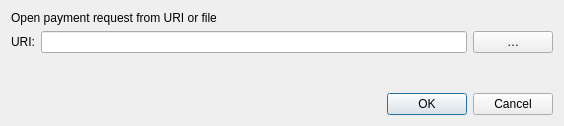
<?xml version="1.0" encoding="UTF-8"?>
<ui version="4.0">
 <class>OpenURIDialog</class>
 <widget class="QDialog" name="OpenURIDialog">
  <property name="geometry">
   <rect>
    <x>0</x>
    <y>0</y>
    <width>564</width>
    <height>126</height>
   </rect>
  </property>
  <property name="windowTitle">
   <string>Open URI</string>
  </property>
  <property name="styleSheet">
   <string notr="true">
QStatusBar {
background-color:#ffffff;
}

.QFrame {
background-color:transparent;
border:0px solid #fff;
}

QMenuBar {
background-color:#fff;
}

QMenuBar::item {
background-color:#fff;
}

QMenuBar::item:selected {
background-color:#f8f6f6;
}

QMenu {
background-color:#f8f6f6;
}

QMenu::item {
color:#333;
}

QMenu::item:selected {
background-color:#f2f0f0;
color:#333;
}

QToolBar {
background-color:#fff;
border:0px solid #000;
padding:0;
margin:0;
}

QToolBar &gt; QToolButton {
background-color:#fff;
border:0px solid #333;
min-height:2.5em;
min-width: 8em;
padding: 0em 1em;
/*font-weight:bold;*/
color:#333;
}

QToolBar &gt; QToolButton:checked {
background-color:#f57026;
color:#fff;
font-weight:bold;
}

QMessageBox {
background-color:#F8F6F6;
}

/*******************************************************/

QLabel { /* Base Text Size &amp; Color */
font-size:12px;
color:#333333;
}

.QCheckBox { /* Checkbox Labels */
color:#333333;
background-color:transparent;
}

.QCheckBox:hover {
background-color:transparent;
}

.QValidatedLineEdit, .QLineEdit { /* Text Entry Fields */
border: 1px solid #82C3E6;
font-size:11px;
min-height:25px;
outline:0;
padding:3px;
background-color:#fcfcfc;
}

.QLineEdit:!focus {
font-size:12px;
}

.QValidatedLineEdit:disabled, .QLineEdit:disabled {
background-color:#f2f2f2;
}

/*******************************************************/

QPushButton { /* Global Button Style */

background-color:#f57026;

border:1;

border-radius:3px;

color:#ffffff;

font-size:12px;

font-weight:bold;

height: 26px;

padding-left:25px;

padding-right:25px;

padding-top:5px;

padding-bottom:5px;

margin-right: 10px;

}



QPushButton:hover { /* Global Button Style hover */

background-color:#f57026;

border:1;

border-radius:3px;

color:#ffffff;

font-size:12px;

font-weight:bold;

height: 26px;

padding-left:25px;

padding-right:25px;

padding-top:5px;

padding-bottom:5px;

margin-right: 10px;

}

QPushButton:focus {
border:none;
outline:none;
}

QPushButton:pressed {
border:1px solid #333;
}

QComboBox { /* Dropdown Menus */
border:1px solid #82C3E6;
padding: 3px 5px 3px 5px;
background:#fcfcfc;
min-height:25px;
color:#818181;
}

QComboBox:checked {
background:#f2f2f2;
}

QComboBox:editable {
background: #f57026;
color:#616161;
border:0px solid transparent;
}

QComboBox::drop-down {
width:25px;
border:0px;
}

QComboBox::down-arrow {
border-image: url(':/images/light/drkblue_downArrow') 0 0 0 0 stretch stretch;
}

QComboBox QListView {
background:#fff;
border:1px solid #333;
padding-right:1px;
padding-left:1px;
}

QComboBox QAbstractItemView::item { margin:4px; }

QComboBox::item {
color:#818181;
}

QComboBox::item:alternate {
background:#fff;
}

QComboBox::item:selected {
border:0px solid transparent;
background:#f2f2f2;
}

QComboBox::indicator {
background-color:transparent;
selection-background-color:transparent;
color:transparent;
selection-color:transparent;
}

QAbstractSpinBox {
border:1px solid #82C3E6;
padding: 3px 5px 3px 5px;
background:#fcfcfc;
min-height:25px;
color:#818181;
}

QAbstractSpinBox::up-button {
subcontrol-origin: border;
subcontrol-position: top right;
width:21px;
background:#fcfcfc;
border-left:0px;
border-right:1px solid #82C3E6;
border-top:1px solid #82C3E6;
border-bottom:0px;
padding-right:1px;
padding-left:5px;
padding-top:2px;
}

QAbstractSpinBox::up-arrow {
image:url(':/images/light/drkblue_upArrow_small');
}

QAbstractSpinBox::down-button {
subcontrol-origin: border;
subcontrol-position: bottom right;
width:21px;
background:#fcfcfc;
border-top:0px;
border-left:0px;
border-right:1px solid #82C3E6;
border-bottom:1px solid #82C3E6;
padding-right:1px;
padding-left:5px;
padding-bottom:2px;
}

QAbstractSpinBox::down-arrow {
image:url(':/images/light/drkblue_downArrow_small');
}

QCheckBox {
spacing: 5px;
}

QCheckBox::indicator {
width: 16px;
height: 16px;
}



/*******************************************************/

QHeaderView { /* Table Header */
background-color:transparent;
}

QHeaderView::section { /* Table Header Sections */
qproperty-alignment:center;
background-color:#f57026;
color:#fff;
min-height:25px;
font-weight:bold;
font-size:14px;
outline:0;
border:0px solid #fff;
border-right:1px solid #fff;
padding-left:5px;
padding-right:5px;
padding-top:2px;
padding-bottom:2px;
}

QHeaderView::section:last {
border-right: 0px solid #d7d7d7;
}

.QScrollArea {
background:transparent;
border:0px;
}

.QTableView { /* Table - has to be selected as a class otherwise it throws off QCalendarWidget */
background:transparent;
border:0px solid #fff;
}

QTableView::item { /* Table Item */
background-color:#fcfcfc;
font-size:12px;
}

QTableView::item:selected { /* Table Item Selected */
background-color:#f0f0f0;
color:#333;
}

QScrollBar { /* Scroll Bar */

}

QScrollBar:vertical { /* Vertical Scroll Bar Attributes */
border:0;
background:#ffffff;
width:18px;
margin: 18px 0px 18px 0px;
}

QScrollBar:horizontal { /* Horizontal Scroll Bar Attributes */
border:0;
background:#ffffff;
height:18px;
margin: 0px 18px 0px 18px;
}


QScrollBar::handle:vertical { /* Scroll Bar Slider - vertical */
background:#e0e0e0;
min-height:10px;
}

QScrollBar::handle:horizontal { /* Scroll Bar Slider - horizontal */
background:#e0e0e0;
min-width:10px;
}

QScrollBar::add-page, QScrollBar::sub-page { /* Scroll Bar Background */
background:#F8F6F6;
}

QScrollBar::add-line:vertical, QScrollBar::sub-line:vertical, QScrollBar::add-line:horizontal, QScrollBar::sub-line:horizontal { /* Define Arrow Button Dimensions */
background-color:#F8F6F6;
border: 1px solid #f2f0f0;
width:16px;
height:16px;
}

QScrollBar::add-line:vertical:pressed, QScrollBar::sub-line:vertical:pressed, QScrollBar::add-line:horizontal:pressed, QScrollBar::sub-line:horizontal:pressed {
background-color:#e0e0e0;
}

QScrollBar::sub-line:vertical { /* Vertical - top button position */
subcontrol-position:top;
subcontrol-origin: margin;
}

QScrollBar::add-line:vertical { /* Vertical - bottom button position */
subcontrol-position:bottom;
subcontrol-origin: margin;
}

QScrollBar::sub-line:horizontal { /* Vertical - left button position */
subcontrol-position:left;
subcontrol-origin: margin;
}

QScrollBar::add-line:horizontal { /* Vertical - right button position */
subcontrol-position:right;
subcontrol-origin: margin;
}

QScrollBar:up-arrow, QScrollBar:down-arrow, QScrollBar:left-arrow, QScrollBar:right-arrow { /* Arrows Icon */
width:10px;
height:10px;
}

QScrollBar:up-arrow {
background-image: url(':/images/light/drkblue_upArrow_small');
}

QScrollBar:down-arrow {
background-image: url(':/images/light/drkblue_downArrow_small');
}

QScrollBar:left-arrow {
background-image: url(':/images/light/drkblue_leftArrow_small');
}

QScrollBar:right-arrow {
background-image: url(':/images/light/drkblue_rightArrow_small');
}


/*******************************************************/

/* DIALOG BOXES */

QDialog .QTabWidget {
border-bottom:1px solid #333;
}

QDialog .QTabWidget::pane {
border: 1px solid #d7d7d7;
}

QDialog .QTabWidget QTabBar::tab {
background-color:#f2f0f0;
color:#333;
padding-left:10px;
padding-right:10px;
padding-top:5px;
padding-bottom:5px;
border-top: 1px solid #d7d7d7;
}

QDialog .QTabWidget QTabBar::tab:first {
border-left: 1px solid #d7d7d7;
}

QDialog .QTabWidget QTabBar::tab:last {
border-right: 1px solid #d7d7d7;
}

QDialog .QTabWidget QTabBar::tab:selected, QDialog .QTabWidget QTabBar::tab:hover {
background-color:#ffffff;
color:#333;
}

QDialog .QTabWidget .QWidget {
background-color:#fff;
color:#333;
}

QDialog .QTabWidget .QWidget QAbstractSpinBox {
min-height:15px;
}

QDialog .QTabWidget .QWidget QAbstractSpinBox::down-button {
width:15px;
}

QDialog .QTabWidget .QWidget QAbstractSpinBox::up-button {
width:15px;
}

QDialog .QTabWidget .QWidget QComboBox {
min-height:15px;
}

QDialog QWidget { /* Remove Annoying Focus Rectangle */
outline: 0;
}

/*******************************************************/
/* FILE MENU */

/* Dialog: Open URI */
QDialog#OpenURIDialog {
background-color:#F8F6F6;
}

QDialog#OpenURIDialog QLabel#label { /* URI Label */
font-weight:bold;
}

QDialog#OpenURIDialog QPushButton#selectFileButton { /* ... Button */
background-color:qlineargradient(x1: 0, y1: 0, x2: 0, y2: 1, stop: .01 #f6f6f6, stop: .1 rgba(250, 250, 250, 128), stop: .95 rgba(250, 250, 250, 255), stop: 1 #ebebeb);
border:1px solid #d2d2d2;
color:#616161;
padding-left:10px;
padding-right:10px;
}

QDialog#OpenURIDialog QPushButton#selectFileButton:hover {
background-color:qlineargradient(x1: 0, y1: 0, x2: 0, y2: 1, stop: .01 #f6f6f6, stop: .1 rgba(240, 240, 240, 255), stop: .95 rgba(240, 240, 240, 255), stop: 1 #ebebeb);
color:#333;
}

QDialog#OpenURIDialog QPushButton#selectFileButton:pressed {
border:1px solid #9e9e9e;
}

/* Dialog: Sign / Verify Message */
QDialog#SignVerifyMessageDialog {
background-color:#F8F6F6;
}

QDialog#SignVerifyMessageDialog QPushButton#addressBookButton_SM { /* Address Book Button */
background-color:transparent;
padding-left:10px;
padding-right:10px;
}

QDialog#SignVerifyMessageDialog QPlainTextEdit { /* Message Signing Text */
border:1px solid #82C3E6;
background-color:#fff;
}

QDialog#SignVerifyMessageDialog QPushButton#pasteButton_SM { /* Paste Button */
/* qproperty-icon: url(&quot;:/icons/light/drkblue_editpaste&quot;); */
background-color:transparent;
padding-left:15px;
}

QDialog#SignVerifyMessageDialog QLineEdit:!focus { /* Font Hack */
font-size:10px;
}

QDialog#SignVerifyMessageDialog QPushButton#copySignatureButton_SM { /* Copy Button */
/* qproperty-icon: url(&quot;:/icons/light/drkblue_editcopy&quot;); */
background-color:transparent;
padding-left:10px;
padding-right:10px;
}

QDialog#SignVerifyMessageDialog QPushButton#clearButton_SM { /* Clear Button */
background-color:qlineargradient(x1: 0, y1: 0, x2: 0, y2: 1, stop: .01 #f6f6f6, stop: .1 rgba(250, 250, 250, 128), stop: .95 rgba(250, 250, 250, 255), stop: 1 #ebebeb);
border:1px solid #d2d2d2;
color:#616161;
padding-left:10px;
padding-right:10px;
}

QDialog#SignVerifyMessageDialog QPushButton#clearButton_SM:hover {
background-color:qlineargradient(x1: 0, y1: 0, x2: 0, y2: 1, stop: .01 #f6f6f6, stop: .1 rgba(240, 240, 240, 255), stop: .95 rgba(240, 240, 240, 255), stop: 1 #ebebeb);
color:#333;
}

QDialog#SignVerifyMessageDialog QPushButton#clearButton_SM:pressed {
border:1px solid #9e9e9e;
}

QDialog#SignVerifyMessageDialog QPushButton#addressBookButton_VM { /* Verify Message - Address Book Button */
background-color:transparent;
border:0;
padding-left:10px;
padding-right:10px;
}

QDialog#SignVerifyMessageDialog QPushButton#clearButton_VM { /* Verify Message - Clear Button */
background-color:qlineargradient(x1: 0, y1: 0, x2: 0, y2: 1, stop: .01 #f6f6f6, stop: .1 rgba(250, 250, 250, 128), stop: .95 rgba(250, 250, 250, 255), stop: 1 #ebebeb);
border:1px solid #d2d2d2;
color:#616161;
padding-left:10px;
padding-right:10px;
}

QDialog#SignVerifyMessageDialog QPushButton#clearButton_VM:hover {
background-color:qlineargradient(x1: 0, y1: 0, x2: 0, y2: 1, stop: .01 #f6f6f6, stop: .1 rgba(240, 240, 240, 255), stop: .95 rgba(240, 240, 240, 255), stop: 1 #ebebeb);
color:#333;
}

QDialog#SignVerifyMessageDialog QPushButton#clearButton_VM:pressed {
border:1px solid #9e9e9e;
}

/* Dialog: Send and Receive */
QWidget#AddressBookPage {
background-color:#F8F6F6;
}

QWidget#AddressBookPage QPushButton#newAddress { /* New Address Button */
background-color:qlineargradient(x1: 0, y1: 0, x2: 0, y2: 1, stop: .01 #f6f6f6, stop: .1 rgba(250, 250, 250, 128), stop: .95 rgba(250, 250, 250, 255), stop: 1 #ebebeb);
border:1px solid #d2d2d2;
color:#616161;
padding-left:10px;
padding-right:10px;
}

QWidget#AddressBookPage QPushButton#newAddress:hover {
background-color:qlineargradient(x1: 0, y1: 0, x2: 0, y2: 1, stop: .01 #f6f6f6, stop: .1 rgba(240, 240, 240, 255), stop: .95 rgba(240, 240, 240, 255), stop: 1 #ebebeb);
color:#333;
}

QWidget#AddressBookPage QPushButton#newAddress:pressed {
border:1px solid #9e9e9e;
}

QWidget#AddressBookPage QPushButton#copyAddress { /* Copy Address Button */
background-color:qlineargradient(x1: 0, y1: 0, x2: 0, y2: 1, stop: .01 #f6f6f6, stop: .1 rgba(250, 250, 250, 128), stop: .95 rgba(250, 250, 250, 255), stop: 1 #ebebeb);
border:1px solid #d2d2d2;
color:#616161;
padding-left:10px;
padding-right:10px;
}

QWidget#AddressBookPage QPushButton#copyAddress:hover {
background-color:qlineargradient(x1: 0, y1: 0, x2: 0, y2: 1, stop: .01 #f6f6f6, stop: .1 rgba(240, 240, 240, 255), stop: .95 rgba(240, 240, 240, 255), stop: 1 #ebebeb);
color:#333;
}

QWidget#AddressBookPage QPushButton#copyAddress:pressed {
border:1px solid #9e9e9e;
}

QWidget#AddressBookPage QPushButton#deleteAddress { /* Delete Address Button */
background-color:qlineargradient(x1: 0, y1: 0, x2: 0, y2: 1, stop: .01 #f6f6f6, stop: .1 rgba(250, 250, 250, 128), stop: .95 rgba(250, 250, 250, 255), stop: 1 #ebebeb);
border:1px solid #d2d2d2;
color:#616161;
padding-left:10px;
padding-right:10px;
}

QWidget#AddressBookPage QPushButton#deleteAddress:hover {
background-color:qlineargradient(x1: 0, y1: 0, x2: 0, y2: 1, stop: .01 #f6f6f6, stop: .1 rgba(240, 240, 240, 255), stop: .95 rgba(240, 240, 240, 255), stop: 1 #ebebeb);
color:#333;
}

QWidget#AddressBookPage QPushButton#deleteAddress:pressed {
border:1px solid #9e9e9e;
}

QWidget#AddressBookPage QTableView { /* Address Listing */
font-size:12px;
}

QWidget#AddressBookPage QHeaderView::section { /* Min width for Windows fix */
min-width:260px;
}

/* SETTINGS MENU */

/* Encrypt Wallet and Change Passphrase Dialog */
QDialog#AskPassphraseDialog {
background-color:#F8F6F6;
}

QDialog#AskPassphraseDialog QLabel#passLabel1, QDialog#AskPassphraseDialog QLabel#passLabel2, QDialog#AskPassphraseDialog QLabel#passLabel3 {
qproperty-alignment: 'AlignVCenter | AlignRight';
min-width:170px;
min-height:33px; /* base width of 25px for QLineEdit, plus padding and border */
}

/* Options Dialog */
QDialog#OptionsDialog {
background-color:#F8F6F6;
}

QDialog#OptionsDialog QValueComboBox, QDialog#OptionsDialog QSpinBox {
margin-top:5px;
margin-bottom:5px;
}

QDialog#OptionsDialog QValidatedLineEdit, QDialog#OptionsDialog QValidatedLineEdit:disabled, QDialog#OptionsDialog QLineEdit, QDialog#OptionsDialog QLineEdit:disabled {
qproperty-alignment: 'AlignVCenter | AlignLeft';
min-height:20px;
margin-top:0px;
margin-bottom:0px;
padding-top:1px;
padding-bottom:1px;
}

QDialog#OptionsDialog &gt; QLabel {
qproperty-alignment: 'AlignVCenter';
min-height:20px;
}

QDialog#OptionsDialog QWidget#tabDisplay QValueComboBox {
margin-top:0px;
margin-bottom:0px;
}

QDialog#OptionsDialog QLabel#label_3 { /* Translations Missing? Label */
qproperty-alignment: 'AlignVCenter | AlignCenter';
color:#818181;
padding-bottom:8px;
}

QDialog#OptionsDialog QCheckBox {
min-height:20px;
}

QDialog#OptionsDialog QCheckBox#displayAddresses {
min-height:33px;

}

/* TOOLS MENU */

QDialog#RPCConsole { /* RPC Console Dialog Box */
background-color:#F8F6F6;
}

QDialog#RPCConsole QWidget#tab_info QLabel#label_11, QDialog#RPCConsole QWidget#tab_info QLabel#label_10 { /* Margin between Network and Block Chain headers */
qproperty-alignment: 'AlignBottom';
min-height:25px;
min-width:180px;
}

QDialog#RPCConsole QWidget#tab_peers  QLabel#peerHeading { /* Peers Info Header */
color:#f57026;
}

QDialog#RPCConsole QPushButton#openDebugLogfileButton {
max-width:60px;
}

QDialog#RPCConsole QTextEdit#messagesWidget { /* Console Messages Window */
border:0;
}

QDialog#RPCConsole QLineEdit#lineEdit { /* Console Input */
margin-right:5px;
}

QDialog#RPCConsole QPushButton#clearButton { /* Console Clear Button */
background-color:transparent;
padding-left:10px;
padding-right:10px;
}

QDialog#RPCConsole .QGroupBox #line { /* Network In Line */
background-color:#00ff00;
}

QDialog#RPCConsole .QGroupBox #line_2 { /* Network Out Line */
background:#ff0000;
}

/* HELP MENU */

/* Command Line Options Dialog */
QDialog#HelpMessageDialog {
background-color:#F8F6F6;
}

QDialog#HelpMessageDialog QScrollArea * {
background-color:#ffffff;
}

QDialog#HelpMessageDialog QScrollBar:vertical, QDialog#HelpMessageDialog QScrollBar:horizontal {
border:0;
}

/* About Proton Dialog */
QDialog#AboutDialog {
background-color:#F8F6F6;
}

QDialog#AboutDialog QLabel#label, QDialog#AboutDialog QLabel#copyrightLabel, QDialog#AboutDialog QLabel#label_2 { /* About Proton Contents */
margin-left:10px;
}

QDialog#AboutDialog QLabel#label_2 { /* Margin for About Proton text */
margin-right:10px;
}

/* Edit Address Dialog */
QDialog#EditAddressDialog {
background-color:#F8F6F6;
}

QDialog#EditAddressDialog QLabel {
qproperty-alignment: 'AlignVCenter | AlignRight';
min-height:27px;
font-weight:normal;
padding-right:5px;
}

/* OVERVIEW SCREEN */

QWidget .QFrame#frame { /* Wallet Balance */
min-width:490px;
}

QWidget .QFrame#frame &gt; .QLabel {
min-width:190px;
font-weight:normal;
min-height:30px;
}

QWidget .QFrame#frame .QLabel#label_5 { /* Wallet Label */
qproperty-alignment: 'AlignVCenter | AlignRight';
min-width:160px;
background-color:transparent;
color:#f4f4f5;
margin-right:5px;
padding-right:5px;
}

QWidget .QFrame#frame .QLabel#labelWalletStatus { /* Wallet Sync Status */
qproperty-alignment: 'AlignVCenter | AlignLeft';
margin-left:3px;
}

QWidget .QFrame#frame .QLabel#labelSpendable { /* Spendable Header */
qproperty-alignment: 'AlignVCenter | AlignLeft';
font-size:12px;
margin-left:18px;
}

QWidget .QFrame#frame .QLabel#labelWatchonly { /* Watch-only Header */
qproperty-alignment: 'AlignVCenter | AlignLeft';
font-size:12px;
margin-left:16px;
}

QWidget .QFrame#frame .QLabel#labelBalanceText { /* Available Balance Label */
qproperty-alignment: 'AlignVCenter | AlignRight';
min-width:160px;
background-color:#f57026;
color:#ffffff;
margin-right:5px;
padding-right:5px;
font-size:14px;
font-weight: bold;
min-height:35px;
}

QWidget .QFrame#frame .QLabel#labelBalance { /* Available Balance */
qproperty-alignment: 'AlignVCenter | AlignLeft';
font-size:16px;
color:#f57026;
margin-left:0px;
    font-weight: bold;
}

QWidget .QFrame#frame .QLabel#labelWatchAvailable { /* Watch-only Balance */
qproperty-alignment: 'AlignVCenter | AlignLeft';
font-size:12px;
margin-left:16px;
}

QWidget .QFrame#frame .QLabel#labelPendingText { /* Pending Balance Label */
qproperty-alignment: 'AlignVCenter | AlignRight';
min-width:160px;
font-size:14px;
font-Weight:bold;
background-color:#F8F6F6;
margin-right:5px;
padding-right:5px;
}

QWidget .QFrame#frame .QLabel#labelUnconfirmed { /* Pending Balance */
qproperty-alignment: 'AlignVCenter | AlignLeft';
font-size:14px;
font-weight:bold;
margin-left:0px;
}

QWidget .QFrame#frame .QLabel#labelWatchPending { /* Watch-only Pending Balance */
qproperty-alignment: 'AlignVCenter | AlignLeft';
font-size:12px;
margin-left:16px;
}

QWidget .QFrame#frame .QLabel#labelImmatureText { /* Immature Balance Label */
qproperty-alignment: 'AlignVCenter | AlignRight';
min-width:160px;
font-size:14px;
font-weight:bold;
background-color:#F8F6F6;
margin-right:5px;
padding-right:5px;
}

QWidget .QFrame#frame .QLabel#labelImmature { /* Immature Balance */
qproperty-alignment: 'AlignVCenter | AlignLeft';
font-size:14px;
font-weight:bold;
margin-left:0px;
}

QWidget .QFrame#frame .QLabel#labelWatchImmature { /* Watch-only Immature Balance */
qproperty-alignment: 'AlignVCenter | AlignLeft';
font-size:12px;
margin-left:16px;
}

QWidget .QFrame#frame .QLabel#labelTotalText { /* Total Balance Label */
qproperty-alignment: 'AlignVCenter | AlignRight';
min-width:160px;
font-size:14px;
font-weight:bold;
background-color:#F8F6F6;
margin-right:5px;
padding-right:5px;
}

QWidget .QFrame#frame .QLabel#labelTotal { /* Total Balance */
qproperty-alignment: 'AlignVCenter | AlignLeft';
font-size:14px;
font-weight:bold;
margin-left:0px;
}

QWidget .QFrame#frame .QLabel#labelWatchTotal { /* Watch-only Total Balance */
qproperty-alignment: 'AlignVCenter | AlignLeft';
font-size:12px;
margin-left:16px;
}

/* PRIVATESEND WIDGET */

QWidget .QFrame#framePrivateSend { /* PrivateSend Widget */
background-color:transparent;
max-width: 451px;
min-width: 451px;
max-height: 350px;
}

QWidget .QFrame#framePrivateSend .QWidget#layoutWidgetPrivateSendHeader { /* PrivateSend Header */
max-width: 421px;
min-width: 421px;
}

QWidget .QFrame#framePrivateSend .QLabel#labelPrivateSendHeader { /* PrivateSend Header */
qproperty-alignment: 'AlignVCenter | AlignCenter';
max-width: 421px;
min-width: 421px;
background-color:#f57026;
color:#fff;
margin-right: 5px;
padding-right: 5px;
font-weight:bold;
font-size:14px;
min-height:35px;
max-height:35px;
}
/******************************************************************/
QWidget .QFrame#framePrivateSend .QLabel#labelPrivateSendSyncStatus { /* PrivateSend Sync Status */
qproperty-alignment: 'AlignVCenter | AlignLeft';
margin-left:2px;
padding-right:5px;
}

QWidget .QFrame#framePrivateSend #privateSendFormLayoutWidget {
max-width: 451px;
max-height: 175px;
}

QWidget .QFrame#framePrivateSend #privateSendFormLayoutWidget &gt; .QLabel {
min-width:175px;
font-weight:normal;
min-height:25px;
}

QWidget .QFrame#framePrivateSend #privateSendFormLayoutWidget .QLabel#labelPrivateSendEnabledText { /* PrivateSend Enabled Status Label */
qproperty-alignment: 'AlignVCenter | AlignRight';
min-width:160px;
background-color:#F8F6F6;
margin-right:5px;
padding-right:5px;
}

QWidget .QFrame#framePrivateSend #privateSendFormLayoutWidget .QLabel#labelPrivateSendEnabled { /* PrivateSend Enabled Status */

}

QWidget .QFrame#framePrivateSend #privateSendFormLayoutWidget .QLabel#labelCompletitionText { /* PrivateSend Completion Label */
qproperty-alignment: 'AlignVCenter | AlignRight';
min-width:160px;
background-color:#F8F6F6;
margin-right:5px;
padding-right:5px;

}

QWidget .QFrame#framePrivateSend #privateSendFormLayoutWidget .QProgressBar#privateSendProgress { /* PrivateSend Completion */
border: 1px solid #818181;
border-radius: 1px;
margin-right:43px;
text-align: right;
color:#818181;
}

QWidget .QFrame#framePrivateSend #privateSendFormLayoutWidget .QProgressBar#privateSendProgress::chunk {
background-color: #f57026;
width:1px;
}

QWidget .QFrame#framePrivateSend #privateSendFormLayoutWidget .QLabel#labelAnonymizedText { /* PrivateSend Balance Label */
qproperty-alignment: 'AlignVCenter | AlignRight';
min-width:160px;
background-color:#F8F6F6;
margin-right:5px;
padding-right:5px;
}

QWidget .QFrame#framePrivateSend #privateSendFormLayoutWidget .QLabel#labelAnonymized { /* PrivateSend Balance */

}

QWidget .QFrame#framePrivateSend #privateSendFormLayoutWidget .QLabel#labelAmountAndRoundsText { /* PrivateSend Amount and Rounds Label */
qproperty-alignment: 'AlignVCenter | AlignRight';
min-width:160px;
background-color:#F8F6F6;
margin-right:5px;
padding-right:5px;
}

QWidget .QFrame#framePrivateSend #privateSendFormLayoutWidget .QLabel#labelAmountRounds { /* PrivateSend Amount and Rounds */

}

QWidget .QFrame#framePrivateSend #privateSendFormLayoutWidget .QLabel#labelSubmittedDenomText { /* PrivateSend Submitted Denom Label */
qproperty-alignment: 'AlignVCenter | AlignRight';
min-width:160px;
background-color:#F8F6F6;
margin-right:5px;
padding-right:5px;
}

QWidget .QFrame#framePrivateSend #privateSendFormLayoutWidget .QLabel#labelSubmittedDenom { /* PrivateSend Submitted Denom */

}

QWidget .QFrame#framePrivateSend .QWidget#layoutWidgetLastMessageAndButtons {
max-width: 451px;
}

QWidget .QFrame#framePrivateSend .QLabel#labelPrivateSendLastMessage { /* PrivateSend Status Notifications */
qproperty-alignment: 'AlignVCenter | AlignCenter';
min-width: 288px;
min-height: 43px;
font-size:11px;
color:#818181;
}

/* PRIVATESEND BUTTONS */

QWidget .QFrame#framePrivateSend .QPushButton { /* PrivateSend Buttons - General Attributes */
border:0px solid #ffffff;
}

QWidget .QFrame#framePrivateSend QPushButton:focus {
border:none;
outline:none;
}

QWidget .QFrame#framePrivateSend .QPushButton#togglePrivateSend { /* Start PrivateSend Mixing */
min-height: 40px;
font-size:15px;
font-weight:normal;
color:#ffffff;
padding-left:10px;
padding-right:10px;
padding-top:5px;
padding-bottom:6px;
}

QWidget .QFrame#framePrivateSend .QPushButton#togglePrivateSend:hover {

}

QWidget .QFrame#framePrivateSend .QPushButton#privateSendAuto { /* Try Mix Button */
background-color:qlineargradient(x1: 0, y1: 0, x2: 0, y2: 1, stop: .01 #f6f6f6, stop: .1 rgba(250, 250, 250, 128), stop: .95 rgba(250, 250, 250, 255), stop: 1 #ebebeb);
border:1px solid #d2d2d2;
color:#616161;
min-height:25px;
font-size:9px;
padding:0px;
}

QWidget .QFrame#framePrivateSend .QPushButton#privateSendAuto:hover {
background-color:qlineargradient(x1: 0, y1: 0, x2: 0, y2: 1, stop: .01 #f6f6f6, stop: .1 rgba(240, 240, 240, 255), stop: .95 rgba(240, 240, 240, 255), stop: 1 #ebebeb);
color:#333;
}

QWidget .QFrame#framePrivateSend .QPushButton#privateSendAuto:pressed {
border:1px solid #9e9e9e;
}

QWidget .QFrame#framePrivateSend .QPushButton#privateSendReset { /* Reset Button */
background-color:qlineargradient(x1: 0, y1: 0, x2: 0, y2: 1, stop: .01 #f6f6f6, stop: .1 rgba(250, 250, 250, 128), stop: .95 rgba(250, 250, 250, 255), stop: 1 #ebebeb);
border:1px solid #d2d2d2;
color:#616161;
min-height:25px;
font-size:9px;
padding:0px;
}

QWidget .QFrame#framePrivateSend .QPushButton#privateSendReset:hover {
background-color:qlineargradient(x1: 0, y1: 0, x2: 0, y2: 1, stop: .01 #f6f6f6, stop: .1 rgba(240, 240, 240, 255), stop: .95 rgba(240, 240, 240, 255), stop: 1 #ebebeb);
color:#333;
}

QWidget .QFrame#framePrivateSend .QPushButton#privateSendReset:pressed {
border:1px solid #9e9e9e;
}

QWidget .QFrame#framePrivateSend .QPushButton#privateSendInfo { /* Info Button */
background-color:qlineargradient(x1: 0, y1: 0, x2: 0, y2: 1, stop: .01 #f6f6f6, stop: .1 rgba(250, 250, 250, 128), stop: .95 rgba(250, 250, 250, 255), stop: 1 #ebebeb);
border:1px solid #d2d2d2;
color:#616161;
min-height:25px;
font-size:9px;
padding:0px;
}

QWidget .QFrame#framePrivateSend .QPushButton#privateSendInfo:hover {
background-color:qlineargradient(x1: 0, y1: 0, x2: 0, y2: 1, stop: .01 #f6f6f6, stop: .1 rgba(240, 240, 240, 255), stop: .95 rgba(240, 240, 240, 255), stop: 1 #ebebeb);
color:#333;
}

QWidget .QFrame#framePrivateSend .QPushButton#privateSendInfo:pressed {
border:1px solid #9e9e9e;
}

/* RECENT TRANSACTIONS */

QWidget .QFrame#frame_2 { /* Transactions Widget */
min-width:410px;
margin-right:20px;
margin-left:0;
margin-top:15px;
background-repeat:none;
}

QWidget .QFrame#frame_2 .QLabel#label_4 { /* Recent Transactions Label */
min-width:180px;
color:#999;
margin-left:0px;
margin-top:30px;
margin-right:5px;
padding-right:5px;
font-weight:normal;
font-size:18px;
font-weight:bold;
min-height:24px;
}

QWidget .QFrame#frame_2 .QLabel#labelTransactionsStatus { /* Recent Transactions Sync Status */
qproperty-alignment: 'AlignBottom | AlignRight';
min-width:93px;
margin-top:83px;
margin-left:16px;
margin-right:5px;
min-height:16px;
}

QWidget .QFrame#frame_2 QListView { /* UOU Transaction List */
font-weight:normal;
font-size:14px;
max-width:500px;
margin-top:12px;
margin-left:0px; /* CSS Voodoo - set to -66px to hide default transaction icons */
}

/* SEND DIALOG */

QDialog#SendCoinsDialog .QFrame#frameCoinControl { /* Coin Control Section */

}

QDialog#SendCoinsDialog .QFrame#frameCoinControl &gt; .QLabel { /* Default Font Color and  Size */
font-weight:normal;
color: #999;
}

QDialog#SendCoinsDialog .QFrame#frameCoinControl .QPushButton#pushButtonCoinControl { /* Coin Control Inputs Button */
padding-left:10px;
padding-right:10px;
min-height:25px;
}

QDialog#SendCoinsDialog .QFrame#frameCoinControl .QLabel#labelCoinControlFeatures { /* Coin Control Header */
color:#999;
font-weight:normal;
font-size:14px;
}

QDialog#SendCoinsDialog .QFrame#frameCoinControl .QWidget#widgetCoinControl { /* Coin Control Inputs */
}

QDialog#SendCoinsDialog .QFrame#frameCoinControl .QWidget#widgetCoinControl &gt; .QLabel { /* Coin Control Inputs Labels */
padding:2px;
}

QDialog#SendCoinsDialog .QFrame#frameCoinControl .QCheckBox#checkBoxCoinControlChange { /* Custom Change Label */
}

QDialog#SendCoinsDialog .QFrame#frameCoinControl .QValidatedLineEdit#lineEditCoinControlChange { /* Custom Change Address */
}

QDialog#SendCoinsDialog .QFrame#frameCoinControl .QLabel#labelCoinControlChangeLabel { /* Custom Change Address Validation Label */
font-weight:normal;
qproperty-margin:-6;
margin-right:112px;
}

QDialog#SendCoinsDialog .QScrollArea#scrollArea .QWidget#scrollAreaWidgetContents { /* Send To Widget */
background:transparent;
}

QDialog#SendCoinsDialog .QPushButton#sendButton { /* Send Button */
padding-left:10px;
padding-right:10px;
}

QDialog#SendCoinsDialog .QPushButton#clearButton { /* Clear Button */
background-color:qlineargradient(x1: 0, y1: 0, x2: 0, y2: 1, stop: .01 #f6f6f6, stop: .1 rgba(250, 250, 250, 128), stop: .95 rgba(250, 250, 250, 255), stop: 1 #ebebeb);
border:1px solid #d2d2d2;
color:#616161;
padding-left:10px;
padding-right:10px;
}

QDialog#SendCoinsDialog .QPushButton#clearButton:hover {
background-color:qlineargradient(x1: 0, y1: 0, x2: 0, y2: 1, stop: .01 #f6f6f6, stop: .1 rgba(240, 240, 240, 255), stop: .95 rgba(240, 240, 240, 255), stop: 1 #ebebeb);
color:#333;
}

QDialog#SendCoinsDialog .QPushButton#clearButton:pressed {
border:1px solid #9e9e9e;
}

QDialog#SendCoinsDialog .QPushButton#addButton { /* Add Button */
background-color:qlineargradient(x1: 0, y1: 0, x2: 0, y2: 1, stop: .01 #f6f6f6, stop: .1 rgba(250, 250, 250, 128), stop: .95 rgba(250, 250, 250, 255), stop: 1 #ebebeb);
border:1px solid #d2d2d2;
color:#616161;
padding-left:10px;
padding-right:10px;
}

QDialog#SendCoinsDialog .QPushButton#addButton:hover {
background-color:qlineargradient(x1: 0, y1: 0, x2: 0, y2: 1, stop: .01 #f6f6f6, stop: .1 rgba(240, 240, 240, 255), stop: .95 rgba(240, 240, 240, 255), stop: 1 #ebebeb);
color:#333;
}

QDialog#SendCoinsDialog .QPushButton#addButton:pressed {
border:1px solid #9e9e9e;
}

QDialog#SendCoinsDialog .QCheckBox#checkUsePrivateSend { /* PrivateSend Checkbox */
color:#616161;
font-weight:bold;
background: qradialgradient(cx:0.5, cy:0.5, radius: 0.5, fx:0.5, fy:0.5, stop:0 rgba(248, 246, 246, 128), stop: 1 rgba(0, 0, 0, 0));
border-radius:5px;
padding-top:20px;
padding-bottom:18px;
}

QDialog#SendCoinsDialog .QCheckBox#checkUseInstantSend { /* InstantSend Checkbox */
color:#616161;
font-weight:bold;
background: qradialgradient(cx:0.5, cy:0.5, radius: 0.5, fx:0.5, fy:0.5, stop:0 rgba(248, 246, 246, 128), stop: 1 rgba(0, 0, 0, 0));
border-radius:5px;
padding-top:20px;
padding-bottom:18px;
margin-left:10px;
margin-right:20px;
}

/* This QLabel uses name = &quot;label&quot; which conflicts with Address Book -&gt; New Address */
/* To maximize backwards compatibility this formatting has been removed */

QDialog#SendCoinsDialog QLabel#label {
/*margin-left:20px;
margin-right:-2px;
padding-right:-2px;
color:#616161;
font-size:14px;
font-weight:bold;
border-radius:5px;
padding-top:20px;
padding-bottom:20px;*/
min-height:27px;
}

QDialog#SendCoinsDialog QLabel#labelBalance {
margin-left:0px;
padding-left:0px;
color:#333333;
/* font-weight:bold;
border-radius:5px;
padding-top:20px;
padding-bottom:20px; */
min-height:27px;
}

#checkboxSubtractFeeFromAmount {
padding-left:10px;
}


/* SEND COINS ENTRY */

QStackedWidget#SendCoinsEntry .QFrame#SendCoins &gt; .QLabel { /* Send Coin Entry Labels */
background-color:#F8F6F6;
min-width:102px;
font-weight:normal;
/*font-size:11px;*/
color:#333;
min-height:25px;
margin-right:5px;
padding-right:5px;
}

QStackedWidget#SendCoinsEntry .QFrame#SendCoins .QLabel#amountLabel {
color: #fff;
background-color:#999;
}

QStackedWidget#SendCoinsEntry .QValidatedLineEdit#payTo { /* Pay To Input Field */
}

QStackedWidget#SendCoinsEntry .QToolButton { /* General Settings for Pay To Icons */
padding-left:5px;
padding-right:5px;
border: 0;
outline: 0;
}

QStackedWidget#SendCoinsEntry .QToolButton#addressBookButton { /* Address Book Button */
padding-left:10px;
}

QStackedWidget#SendCoinsEntry .QToolButton#addressBookButton {
}

QStackedWidget#SendCoinsEntry .QToolButton#pasteButton {
}

QStackedWidget#SendCoinsEntry .QToolButton#deleteButton {
}

QStackedWidget#SendCoinsEntry .QLineEdit#addAsLabel { /* Pay To Input Field */
}

/* COIN CONTROL POPUP */

QDialog#CoinControlDialog { /* Coin Control Dialog Window */
background-color:#F8F6F6;
}

QDialog#CoinControlDialog .QLabel#labelCoinControlQuantityText { /* Coin Control Quantity Label */
min-height:30px;
padding-left:15px;
}

QDialog#CoinControlDialog .QLabel#labelCoinControlQuantity { /* Coin Control Quantity */
min-height:30px;
}

QDialog#CoinControlDialog .QLabel#labelCoinControlBytesText { /* Coin Control Bytes Label */
padding-left:15px;
}

QDialog#CoinControlDialog .QLabel#labelCoinControlBytes { /* Coin Control Bytes */
}

QDialog#CoinControlDialog .QLabel#labelCoinControlAmountText { /* Coin Control Amount Label */
min-height:30px;
padding-left:15px;
}

QDialog#CoinControlDialog .QLabel#labelCoinControlAmount { /* Coin Control Amount */
min-height:30px;
}

QDialog#CoinControlDialog .QLabel#labelCoinControlPriorityText { /* Coin Control Priority Label */
padding-left:15px;
}

QDialog#CoinControlDialog .QLabel#labelCoinControlPriority { /* Coin Control Priority */
}

QDialog#CoinControlDialog .QLabel#labelCoinControlFeeText { /* Coin Control Fee Label */
min-height:30px;
padding-left:15px;
}

QDialog#CoinControlDialog .QLabel#labelCoinControlFee { /* Coin Control Fee */
min-height:30px;
}

QDialog#CoinControlDialog .QLabel#labelCoinControlLowOutputText { /* Coin Control Low Output Label */
padding-left:15px;
}

QDialog#CoinControlDialog .QLabel#labelCoinControlLowOutput { /* Coin Control Low Output */
}

QDialog#CoinControlDialog .QLabel#labelCoinControlAfterFeeText { /* Coin Control After Fee Label */
min-height:30px;
padding-left:15px;
}

QDialog#CoinControlDialog .QLabel#labelCoinControlAfterFee { /* Coin Control After Fee */
min-height:30px;
}

QDialog#CoinControlDialog .QLabel#labelCoinControlChangeText { /* Coin Control Change Label */
padding-left:15px;
}

QDialog#CoinControlDialog .QLabel#labelCoinControlChange { /* Coin Control Change */

}

QDialog#CoinControlDialog .QFrame#frame .QPushButton#pushButtonSelectAll { /* (un)select all button */
padding-left:10px;
padding-right:10px;
min-height:25px;
}

QDialog#CoinControlDialog .QFrame#frame .QPushButton#pushButtonToggleLock { /* Toggle lock state button */
padding-left:10px;
padding-right:10px;
min-height:25px;
}

QDialog#CoinControlDialog .QDialogButtonBox#buttonBox QPushButton { /* Coin Control 'OK' button */
}

QDialog#CoinControlDialog .QFrame#frame .QRadioButton#radioTreeMode { /* Coin Control Tree Mode Selector */
color:#818181;
background-color:transparent;
}

QDialog#CoinControlDialog .QFrame#frame .QRadioButton#radioListMode { /* Coin Control List Mode Selector */
color:#818181;
background-color:transparent;
}

QDialog#CoinControlDialog QHeaderView::section:first { /* Bug Fix: the number &quot;1&quot; displays in this table for some reason... */
color:transparent;
}

QDialog#CoinControlDialog .CoinControlTreeWidget#treeWidget { /* Coin Control Widget Container */
outline:0;
background-color:#ffffff;
border:0px solid #818181;
}

QDialog#CoinControlDialog .CoinControlTreeWidget#treeWidget::item {
}

QDialog#CoinControlDialog .CoinControlTreeWidget#treeWidget::item:selected { /* Coin Control Item (selected) */
background-color:#f7f7f7;
color:#333;
}

QDialog#CoinControlDialog .CoinControlTreeWidget#treeWidget::item:checked { /* Coin Control Item (checked) */
background-color:#f7f7f7;
color:#333;
}

QDialog#CoinControlDialog .CoinControlTreeWidget#treeWidget::branch:selected { /* Coin Control Branch Icon */
background-image: url(':/images/light/drkblue_qtreeview_selected');
background-repeat:no-repeat;
background-position:center;
background-color:#f7f7f7;
color:#333;
}

QDialog#CoinControlDialog .CoinControlTreeWidget#treeWidget::branch:checked { /* Coin Control Branch Icon */
background-image: url(':/images/light/drkblue_qtreeview_selected');
background-repeat:no-repeat;
background-position:center;
background-color:#f7f7f7;
color:#333;
}

QDialog#CoinControlDialog .CoinControlTreeWidget#treeWidget::seperator {

}

QDialog#CoinControlDialog .CoinControlTreeWidget#treeWidget::indicator { /* Coin Control Widget Checkbox */

}

/* RECEIVE COINS */

QWidget#ReceiveCoinsDialog .QFrame#frame2 .QLabel#label_2 { /* Label Label */
background-color:#F8F6F6;
border: 1px solid #fff;
min-width:102px;
color:#333;
/*font-weight:bold;
font-size:11px;*/
padding-right:5px;
}

QWidget#ReceiveCoinsDialog .QFrame#frame2 .QLabel#label { /* Amount Label */
background-color:#999;
border: 1px solid #fff;
min-width:102px;
color:#ffffff;
/*font-weight:bold;
font-size:11px;*/
padding-right:5px;
}

QWidget#ReceiveCoinsDialog .QFrame#frame2 .QLabel#label_3 { /* Message Label */
background-color:#F8F6F6;
border: 1px solid #fff;
min-width:102px;
color:#333;
/*font-weight:bold;
font-size:11px;*/
padding-right:5px;
}

QWidget#ReceiveCoinsDialog .QFrame#frame2 QPushButton#clearButton { /* Clear Button */
background-color:qlineargradient(x1: 0, y1: 0, x2: 0, y2: 1, stop: .01 #f6f6f6, stop: .1 rgba(250, 250, 250, 128), stop: .95 rgba(250, 250, 250, 255), stop: 1 #ebebeb);
border:1px solid #d2d2d2;
color:#616161;
padding-left:10px;
padding-right:10px;
}

QWidget#ReceiveCoinsDialog .QFrame#frame2 QPushButton#clearButton:hover {
background-color:qlineargradient(x1: 0, y1: 0, x2: 0, y2: 1, stop: .01 #f6f6f6, stop: .1 rgba(240, 240, 240, 255), stop: .95 rgba(240, 240, 240, 255), stop: 1 #ebebeb);
color:#333;
}

QWidget#ReceiveCoinsDialog .QFrame#frame2 QPushButton#clearButton:pressed {
border:1px solid #9e9e9e;
}

QWidget#ReceiveCoinsDialog .QFrame#frame QPushButton#showRequestButton { /* Show Button */
background-color:qlineargradient(x1: 0, y1: 0, x2: 0, y2: 1, stop: .01 #f6f6f6, stop: .1 rgba(250, 250, 250, 128), stop: .95 rgba(250, 250, 250, 255), stop: 1 #ebebeb);
border:1px solid #d2d2d2;
color:#616161;
padding-left:10px;
padding-right:10px;
}

QWidget#ReceiveCoinsDialog .QFrame#frame QPushButton#showRequestButton:hover {
background-color:qlineargradient(x1: 0, y1: 0, x2: 0, y2: 1, stop: .01 #f6f6f6, stop: .1 rgba(240, 240, 240, 255), stop: .95 rgba(240, 240, 240, 255), stop: 1 #ebebeb);
color:#333;
}

QWidget#ReceiveCoinsDialog .QFrame#frame QPushButton#showRequestButton:pressed {
border:1px solid #9e9e9e;
}

QWidget#ReceiveCoinsDialog .QFrame#frame QPushButton#removeRequestButton { /* Remove Button */
background-color:qlineargradient(x1: 0, y1: 0, x2: 0, y2: 1, stop: .01 #f6f6f6, stop: .1 rgba(250, 250, 250, 128), stop: .95 rgba(250, 250, 250, 255), stop: 1 #ebebeb);
border:1px solid #d2d2d2;
color:#616161;
padding-left:10px;
padding-right:10px;
}

QWidget#ReceiveCoinsDialog .QFrame#frame QPushButton#removeRequestButton:hover {
background-color:qlineargradient(x1: 0, y1: 0, x2: 0, y2: 1, stop: .01 #f6f6f6, stop: .1 rgba(240, 240, 240, 255), stop: .95 rgba(240, 240, 240, 255), stop: 1 #ebebeb);
color:#333;
}

QWidget#ReceiveCoinsDialog .QFrame#frame QPushButton#removeRequestButton:pressed {
border:1px solid #9e9e9e;
}

QWidget#ReceiveCoinsDialog .QFrame#frame .QLabel#label_6 { /* Requested Payments History Label */
color:#999;
font-weight:normal;
font-size:14px;
}

/* RECEIVE COINS DIALOG */

QDialog#ReceiveRequestDialog {
background-color:#F8F6F6;
}

QDialog#ReceiveRequestDialog QTextEdit { /* Contents of Receive Coin Dialog */
border:1px solid #d7d7d7;
}

/* TRANSACTIONS PAGE */

TransactionView QLineEdit { /* Filters */
margin-bottom:2px;
margin-right:1px;
min-width:111px;
text-align:center;
}

TransactionView QLineEdit#addressWidget { /* Address Filter */
margin-bottom:2px;
margin-right:1px;
min-width:405px;
text-align:center;
}

TransactionView QLineEdit#amountWidget { /* Amount Filter */
margin-bottom:2px;
margin-right:1px;
max-width:100px;
text-align:center;
}

TransactionView QComboBox {
margin-bottom:1px;
margin-right:1px;
}

QLabel#transactionSumLabel { /* Example of setObjectName for widgets without name */
color:#333333;
font-weight:bold;
}
 
QLabel#transactionSum { /* Example of setObjectName for widgets without name */
color:#333333;
}

/* TRANSACTION DETAIL DIALOG */

QDialog#TransactionDescDialog {
background-color:#F8F6F6;
}

QDialog#TransactionDescDialog QTextEdit { /* Contents of Receive Coin Dialog */
border:1px solid #d7d7d7;

}


</string>
  </property>
  <layout class="QVBoxLayout" name="verticalLayout">
   <item>
    <widget class="QLabel" name="label_2">
     <property name="text">
      <string>Open payment request from URI or file</string>
     </property>
    </widget>
   </item>
   <item>
    <layout class="QHBoxLayout" name="horizontalLayout">
     <item>
      <widget class="QLabel" name="label">
       <property name="text">
        <string>URI:</string>
       </property>
      </widget>
     </item>
     <item>
      <widget class="QValidatedLineEdit" name="uriEdit"/>
     </item>
     <item>
      <widget class="QPushButton" name="selectFileButton">
       <property name="toolTip">
        <string>Select payment request file</string>
       </property>
       <property name="text">
        <string notr="true">…</string>
       </property>
       <property name="autoDefault">
        <bool>false</bool>
       </property>
      </widget>
     </item>
    </layout>
   </item>
   <item>
    <spacer name="verticalSpacer">
     <property name="orientation">
      <enum>Qt::Vertical</enum>
     </property>
     <property name="sizeHint" stdset="0">
      <size>
       <width>20</width>
       <height>40</height>
      </size>
     </property>
    </spacer>
   </item>
   <item>
    <widget class="QDialogButtonBox" name="buttonBox">
     <property name="orientation">
      <enum>Qt::Horizontal</enum>
     </property>
     <property name="standardButtons">
      <set>QDialogButtonBox::Cancel|QDialogButtonBox::Ok</set>
     </property>
    </widget>
   </item>
  </layout>
 </widget>
 <customwidgets>
  <customwidget>
   <class>QValidatedLineEdit</class>
   <extends>QLineEdit</extends>
   <header>qvalidatedlineedit.h</header>
  </customwidget>
 </customwidgets>
 <resources/>
 <connections>
  <connection>
   <sender>buttonBox</sender>
   <signal>accepted()</signal>
   <receiver>OpenURIDialog</receiver>
   <slot>accept()</slot>
   <hints>
    <hint type="sourcelabel">
     <x>248</x>
     <y>254</y>
    </hint>
    <hint type="destinationlabel">
     <x>157</x>
     <y>274</y>
    </hint>
   </hints>
  </connection>
  <connection>
   <sender>buttonBox</sender>
   <signal>rejected()</signal>
   <receiver>OpenURIDialog</receiver>
   <slot>reject()</slot>
   <hints>
    <hint type="sourcelabel">
     <x>316</x>
     <y>260</y>
    </hint>
    <hint type="destinationlabel">
     <x>286</x>
     <y>274</y>
    </hint>
   </hints>
  </connection>
 </connections>
</ui>
